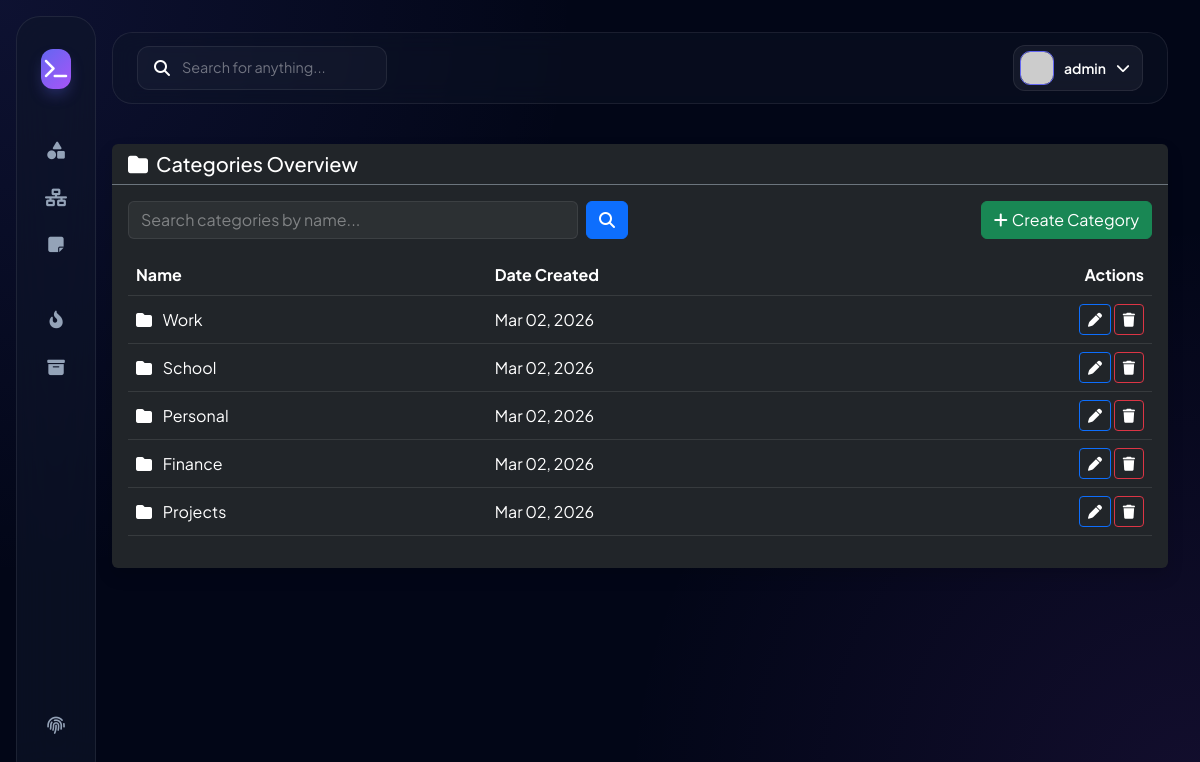
Screenshot of /category_list/ (signed in) with the database file from the repository.
### hangarinproj/models.py (models this page shows, shortened)
class BaseModel(models.Model):
    created_at = models.DateTimeField(auto_now_add=True)
    updated_at = models.DateTimeField(auto_now=True)
    class Meta:
        abstract = True

class Category(BaseModel):
    name = models.CharField(max_length=100)
    class Meta:
        verbose_name = "Category"
        verbose_name_plural = "Categories"

### hangarinproj/views.py (the view)
# urls.py: path('category_list/', views.CategoryList.as_view(), name='category-list'),
class CategoryList(LoginRequiredMixin, ListView):
    model = Category
    context_object_name = 'categories'
    template_name = 'category_list.html'
    paginate_by = 5
    login_url = '/accounts/login/'
    def get_queryset(self):
        queryset = super().get_queryset()
        query = self.request.GET.get('q')
        if query:
            queryset = queryset.filter(Q(name__icontains=query))
        return queryset

### templates/category_list.html (shortened to what this page needs)
{% extends 'base.html' %}
{% load static %}
{% block content %}
<div class="row">
    <div class="col-12">
        <div class="card bg-dark border-0 shadow">
            <div class="card-header border-bottom border-secondary">
                <h5 class="card-title mb-0">
                    <i class="fas fa-folder me-2"></i>Categories Overview
                </h5>
            </div>
            <div class="card-body">
                <div class="row mb-3">
                    <div class="col-md-6">
                        <form class="d-flex" action="">
                            <input type="text"
                                   placeholder="Search categories by name..."
                                   class="form-control me-2" />
                            <button class="btn btn-primary" type="submit">
                                <i class="fas fa-search"></i>
                            </button>
                        </form>
                    </div>
                    <div class="col-md-6 text-end">
                        <a href="{% url 'category-add' %}" class="btn btn-success">
                            <i class="fas fa-plus me-1"></i>Create Category
                        </a>
                    </div>
                </div>
                <div class="table-responsive">
                    <table class="table table-dark table-hover align-middle">
                        <thead>
                            <tr>
                                <th>Name</th>
                                <th>Date Created</th>
                                <th class="text-end">Actions</th>
                            </tr>
                        </thead>
                        <tbody>
                            {% for category in object_list %}
                            <tr>
                                <td>
                                    <i class="fas fa-folder me-2 text-info"></i>
                                    {{ category.name }}
                                </td>
                                <td>{{ category.created_at|date:"M d, Y" }}</td>
                                <td class="text-end">
                                    <a href="{% url 'category-update' category.id %}"
                                       class="btn btn-sm btn-outline-primary">
                                        <i class="fas fa-pen"></i>
                                    </a>
                                    <a href="{% url 'category-delete' category.id %}"
                                       class="btn btn-sm btn-outline-danger">
                                        <i class="fas fa-trash"></i>
                                    </a>
                                </td>
                            </tr>
                            {% endfor %}
                        </tbody>
                    </table>
                </div>
            </div>
        </div>
    </div>
</div>
{% endblock %}

### templates/base.html (shortened to what this page needs)
{% load static %}
{% load pwa %}
<!DOCTYPE html>
<html lang="en">
<head>
    <link href="https://cdn.jsdelivr.net/npm/bootstrap@5.3.0/dist/css/bootstrap.min.css" rel="stylesheet">
    <link rel="stylesheet" href="https://cdnjs.cloudflare.com/ajax/libs/font-awesome/6.5.0/css/all.min.css">
</head>
<body>
<div class="app-layout">
    <aside class="sidebar-wrapper">
        <a href="/" class="brand-box">
            <div class="brand-logo"><i class="fas fa-terminal"></i></div>
        </a>
        <nav class="flex-grow-1">
            <div class="nav-group">
                <a href="{% url 'task-list' %}" class="sidebar-link {% if 'task' in request.path %}active{% endif %}">
                    <i class="fas fa-shapes"></i>
                </a>
                <a href="{% url 'subtask-list' %}" class="sidebar-link {% if 'subtask' in request.path %}active{% endif %}">
                    <i class="fas fa-network-wired"></i>
                </a>
                <a href="{% url 'note-list' %}" class="sidebar-link {% if 'note' in request.path %}active{% endif %}">
                    <i class="fas fa-sticky-note"></i>
                </a>
            </div>
            <div class="nav-group">
                <a href="{% url 'priority-list' %}" class="sidebar-link">
                    <i class="fas fa-fire-alt"></i>
                </a>
                <a href="{% url 'category-list' %}" class="sidebar-link">
                    <i class="fas fa-box-archive"></i>
                </a>
            </div>
        </nav>
        <div class="system-nav mt-auto pt-4">
            <a href="/admin/" class="sidebar-link">
                <i class="fas fa-fingerprint"></i>
            </a>
        </div>
    </aside>
    <main class="main-viewport">
        <header class="glass-header">
            <div class="search-bar">
                <i class="fas fa-search text-dim"></i>
                <input type="text" id="mainSearch" placeholder="Search for anything...">
            </div>
            <div class="d-flex align-items-center gap-4">
                <div class="dropdown">
                    <div class="profile-trigger" data-bs-toggle="dropdown">
                        <img src="https://ui-avatars.com/api/?name={{ user.username|default:'User' }}&background=6366f1&color=fff&bold=true" class="avatar">
                        <span class="d-none d-lg-inline fw-semibold small">{{ user.username|default:"Guest" }}</span>
                        <i class="fas fa-chevron-down small text-dim"></i>
                    </div>
                </div>
            </div>
        </header>
        <div class="content-container" id="searchableArea">
            {% block content %}
            {% endblock %}
        </div>
    </main>
</div>
</body>
</html>

### templates/base.html (style rules this page uses)
:root { --bg-deep: #020617; --accent-primary: #6366f1; --accent-secondary: #a855f7; --glass-card: rgba(15, 23, 42, 0.6); --glass-border: rgba(255, 255, 255, 0.08); --text-bright: #f8fafc; --text-dim: #94a3b8; --sidebar-width: 280px; --nav-glow: 0 0 20px rgba(99, 102, 241, 0.1); }
body, .content-container, .content-container *, .main-viewport h1, .main-viewport h2, .main-viewport p, .main-viewport span, .main-viewport label, .main-viewport td, .main-viewport th { color: #ffffff !important; }
input, select, textarea, .form-control, [type="text"], [type="search"] { color: #ffffff !important; background: rgba(255, 255, 255, 0.05) !important; border: 1px solid var(--glass-border) !important; }
input::placeholder { color: rgba(255, 255, 255, 0.4) !important; }
body { background-color: var(--bg-deep); background-image: radial-gradient(circle at 0% 0%, rgba(99, 102, 241, 0.12) 0, transparent 40%), radial-gradient(circle at 100% 100%, rgba(168, 85, 247, 0.1) 0, transparent 40%); color: var(--text-bright); font-family: 'Plus Jakarta Sans', sans-serif; min-height: 100vh; margin: 0; overflow-x: hidden; }
.sidebar-wrapper { position: fixed; top: 1rem; left: 1rem; bottom: 1rem; width: var(--sidebar-width); background: var(--glass-card); backdrop-filter: blur(24px); -webkit-backdrop-filter: blur(24px); border: 1px solid var(--glass-border); border-radius: 24px; display: flex; flex-direction: column; padding: 2rem 1.25rem; z-index: 1050; transition: all 0.4s cubic-bezier(0.4, 0, 0.2, 1); }
.brand-box { display: flex; align-items: center; gap: 14px; padding: 0 0.75rem 2.5rem; text-decoration: none; }
.brand-logo { width: 40px; height: 40px; background: linear-gradient(135deg, var(--accent-primary), var(--accent-secondary)); border-radius: 12px; display: flex; align-items: center; justify-content: center; color: white !important; font-size: 1.25rem; box-shadow: 0 8px 16px -4px rgba(99, 102, 241, 0.4); }
.nav-group { margin-bottom: 2rem; }
.sidebar-link { display: flex; align-items: center; gap: 12px; padding: 0.8rem 1rem; color: var(--text-dim) !important; text-decoration: none; border-radius: 14px; font-weight: 500; font-size: 0.95rem; transition: all 0.2s ease; margin-bottom: 4px; }
.sidebar-link i { font-size: 1.1rem; width: 24px; text-align: center; color: inherit !important; }
.main-viewport { margin-left: calc(var(--sidebar-width) + 2rem); padding: 2rem 2rem 2rem 0; min-height: 100vh; }
.glass-header { background: rgba(15, 23, 42, 0.4); backdrop-filter: blur(12px); border: 1px solid var(--glass-border); border-radius: 20px; padding: 0.75rem 1.5rem; display: flex; align-items: center; justify-content: space-between; margin-bottom: 2.5rem; position: sticky; top: 1rem; z-index: 1000; }
.search-bar { background: rgba(255, 255, 255, 0.03); border: 1px solid var(--glass-border); border-radius: 12px; padding: 0.6rem 1rem; display: flex; align-items: center; gap: 10px; width: 400px; }
.search-bar input { background: transparent !important; border: none !important; color: white !important; width: 100%; outline: none; font-size: 0.9rem; }
.profile-trigger { background: rgba(255, 255, 255, 0.05); border: 1px solid var(--glass-border); border-radius: 12px; padding: 5px 12px 5px 6px; display: flex; align-items: center; gap: 10px; cursor: pointer; transition: all 0.2s; }
.avatar { width: 34px; height: 34px; border-radius: 10px; border: 1px solid var(--accent-primary); }
.content-container { animation: fadeIn 0.6s ease-out; }
@media (max-width: 1200px) { .sidebar-wrapper { width: 80px; padding: 2rem 0.75rem; } }
@media (max-width: 1200px) { .main-viewport { margin-left: calc(80px + 2rem); } }
@media (max-width: 1200px) { .search-bar { width: 250px; } }

### rows the page displays
Category: name "Work", created_at "Mar 02, 2026"
Category: name "School", created_at "Mar 02, 2026"
Category: name "Personal", created_at "Mar 02, 2026"
Category: name "Finance", created_at "Mar 02, 2026"
Category: name "Projects", created_at "Mar 02, 2026"

### other values shown
{{ user.username|default:"Guest" }} "admin"
